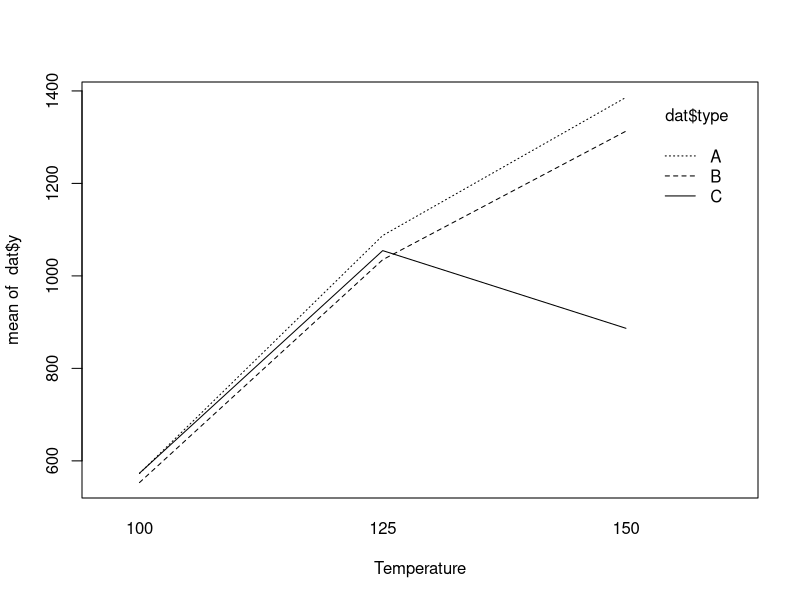

Recreate this plot in R. (Note: this script raises an error after producing the figure.)
## ---- chunk 1
knitr::opts_chunk$set(echo = TRUE)
## ---- chunk 2
dat = data.frame(type=c(rep("A",9), rep("B",9), rep("C",9)),
temp=rep(c(100,125,150), 9),
y=c(580,1090,1392,568,1087,1380,570,1085,1386,550,1070,1328,530,1035,1312,
579,1000,1299,546,1045,867,575,1053,904,599,1066,889))
## ---- chunk 3
interaction.plot(x.factor = dat$temp, 
                 trace.factor = dat$type, 
                 response = dat$y, xlab = "Temperature")
## ---- chunk 4
fit_3b = lm(y ~ temp*type, data = dat)
summary(fit_3b)
## ---- chunk 5
summary_3c = summary(fit_3b)
summary_3c
## ---- chunk 6
summary(fit_3b)
print("------------------------------------------------------")
fit_3d = aov(y ~ type*temp, data = dat)
summary(fit_3d)
## ---- chunk 7
df = read.csv("bike.csv")
df = subset(df, select = -c(1, 46))
all_names = colnames(df)
## ---- chunk 8
hand_reduced_model = lm(trips ~ PARK_AREA_ACRES + CAPACITY + CTA_TRAIN_STATIONS + MINORITY + ARSON + ASSAULT*BATTERY + CONCEALED_CARRY_LICENSE_VIOLATIO + HOMICIDE + STALKING, data = df)

summary(hand_reduced_model)
vif(hand_reduced_model, type = 'predictor')
## ---- chunk 9
library(MASS)
library(car)

full.model <- lm(trips ~ ., data = df)
step.model <- stepAIC(full.model, 
                      direction = "both", 
                      trace = FALSE)

sig_features = c('PARK_AREA_ACRES', 'CTA_TRAIN_STATIONS',
                 'Retail_Food_Establishment', 'CAPACITY', 
                 'POPULATION_SQ_MILE', 'CBD', 'MINORITY',
                 'EDU', 'ARSON', 'ASSAULT', 'BATTERY', 
                 'CRIMINAL_DAMAGE', 'GAMBLING', 'NON_CRIMINAL',
                 'OBSCENITY', 'OTHER_OFFENSE', 'PROSTITUTION',
                 'STALKING', 'THEFT', 'trips')

df_selected = df[sig_features]

aic_model = lm(trips ~ (.)^2, df_selected)

aic_step_model <- stepAIC(aic_model, 
                      direction = "both", 
                      trace = FALSE)

summary(aic_step_model)
vif(aic_step_model, type = 'predictor')
